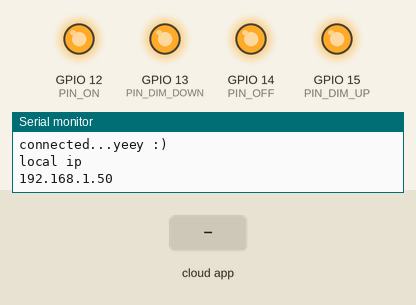
The sketch below on a simulated ESP8266 (NodeMCU). Shown: output pins drawn as LEDs (lit = HIGH), the last lines printed to the serial monitor. The test bench sets the inputs (shaded band). WiFi joins after 1.5 s; servers stay silent unless stated.

Above: at 2.7 s.
2.8 s: the phone or cloud app sets Shed.Light to 0
At 3.4 s:
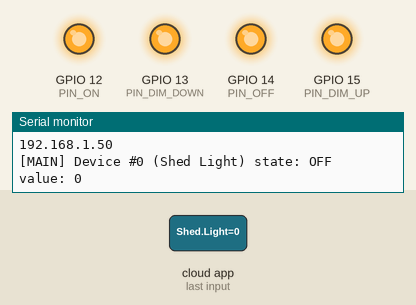
4.4 s: the phone or cloud app sets Shed.Light to 1
At 5.8 s:
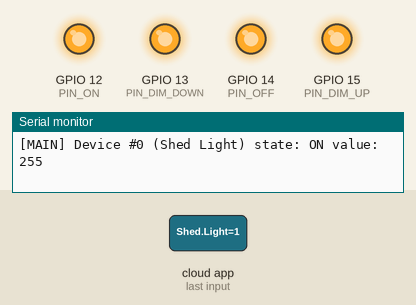
Timing chart, 0 to 7.4 s (numbered marks = the images above; inputs shaded):
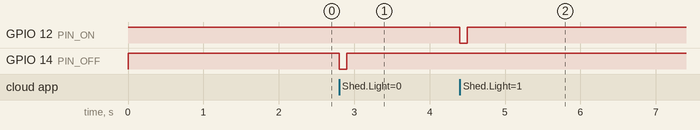

The sketch:

esp.ino
```cpp
#include <ESP8266WiFi.h>          //ESP8266 Core WiFi Library (you most likely already have this in your sketch)

#include <DNSServer.h>            //Local DNS Server used for redirecting all requests to the configuration portal
#include <ESP8266WebServer.h>     //Local WebServer used to serve the configuration portal
#include <WiFiManager.h>          //https://github.com/tzapu/WiFiManager WiFi Configuration Magic
#include <fauxmoESP.h>


WiFiManager wifiManager;
fauxmoESP fauxmo;
int action = 0; // 0 = Nothing, 1 = ON, 2 = OFF, 3 = DIM
int dimVal = 0; // Dim value 0-255

int OFF_SECONDS = 3; // Number of seconds it takes the target device to turn off from full brightness after OFF pressed, for dimmer calibration
int DIM_SECONDS = 5; // Number of seconds it takes the target device to turn on to full brightness from OFF using DIM UP button, for dimmer calibration

int PIN_ON = 12;
int PIN_OFF = 14;
int PIN_DIM_DOWN = 13;
int PIN_DIM_UP = 15;

//GPIO12 ESP = ON = SI4010 PIN 12/GPIO2
//GPIO14 ESP = OFF = SI4010 PIN 10/GPIO4
//GPIO13 ESP = DIM DOWN = SI4010 PIN 14/GPIO8
//GPIO15 ESP = DIM UP = SI4010 PIN 8/GPIO6

void setup()
{
  pinMode(PIN_ON, OUTPUT);
  pinMode(PIN_OFF, OUTPUT);
  pinMode(PIN_DIM_DOWN, OUTPUT);
  pinMode(PIN_DIM_UP, OUTPUT);
  digitalWrite(PIN_ON, HIGH);
  digitalWrite(PIN_OFF, HIGH);
  digitalWrite(PIN_DIM_DOWN, HIGH);
  digitalWrite(PIN_DIM_UP, HIGH);

  Serial.begin(115200);

  wifiManager.setConfigPortalTimeout(3000);
  if (!wifiManager.autoConnect()) {
    Serial.println("failed to connect, we should reset as see if it connects");
    delay(3000);
    ESP.reset();
    delay(5000);
  }

  Serial.println("connected...yeey :)");
  Serial.println("local ip");
  Serial.println(WiFi.localIP());

  fauxmo.addDevice("Shed Light");
  fauxmo.enable(true);
  fauxmo.enable(false);
  fauxmo.enable(true);

  fauxmo.onSetState([](unsigned char device_id, const char * device_name, bool state, unsigned char value) {
    Serial.printf("[MAIN] Device #%d (%s) state: %s value: %d\n", device_id, device_name, state ? "ON" : "OFF", value);
    if (state == true && value == 255) {
      action = 1;
    } else if (state == true && value > 0) {
      action = 3;
      dimVal = value;
    } else {
      action = 2;
    }
  });
}

void loop()
{
  fauxmo.handle();

  if (action == 1) {
    digitalWrite(PIN_ON, LOW);
    delay(100);
    digitalWrite(PIN_ON, HIGH);
    action = 0;
  } else if (action == 3) {
    digitalWrite(PIN_OFF, LOW);
    delay(100);
    digitalWrite(PIN_OFF, HIGH);
    delay(1000 * OFF_SECONDS);
    int waitVal = (DIM_SECONDS * 1000) * ((float)((float)dimVal / 255));
    Serial.println("DIM PRESS DIMVAL: " + String (dimVal) + " WAITVAL: "+ String(waitVal));
    digitalWrite(PIN_DIM_UP, LOW);
    delay(waitVal);
    digitalWrite(PIN_DIM_UP, HIGH);
    Serial.println("DIM RELEASE DIMVAL: " + String (dimVal) + " WAITVAL: " + String(waitVal));
    action = 0;
  } else if (action == 2) {
    digitalWrite(PIN_OFF, LOW);
    delay(100);
    digitalWrite(PIN_OFF, HIGH);
    action = 0;
  }
}
```

Measured:
- after the input at 2.8 s, GPIO 14 (PIN_OFF): HIGH → LOW at once, → HIGH 0.10 s later
- after the input at 4.4 s, GPIO 12 (PIN_ON): HIGH → LOW at once, → HIGH 0.10 s later
